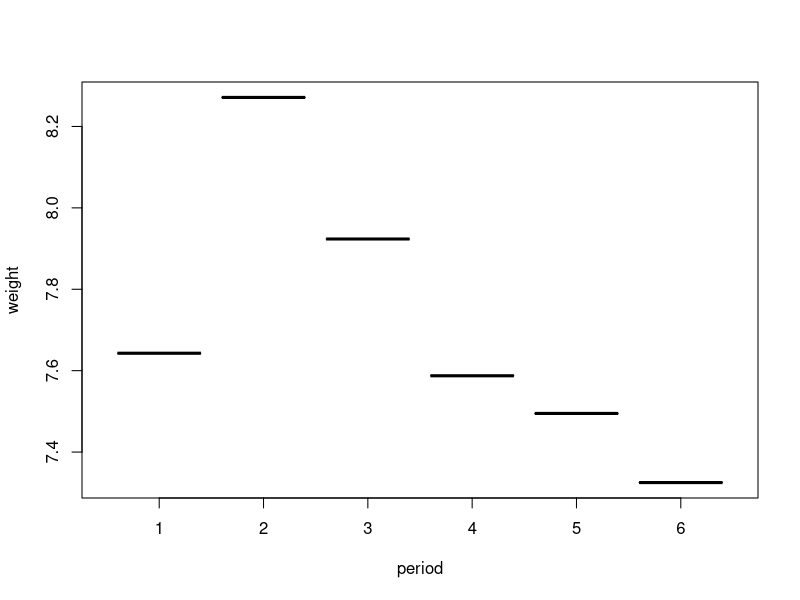
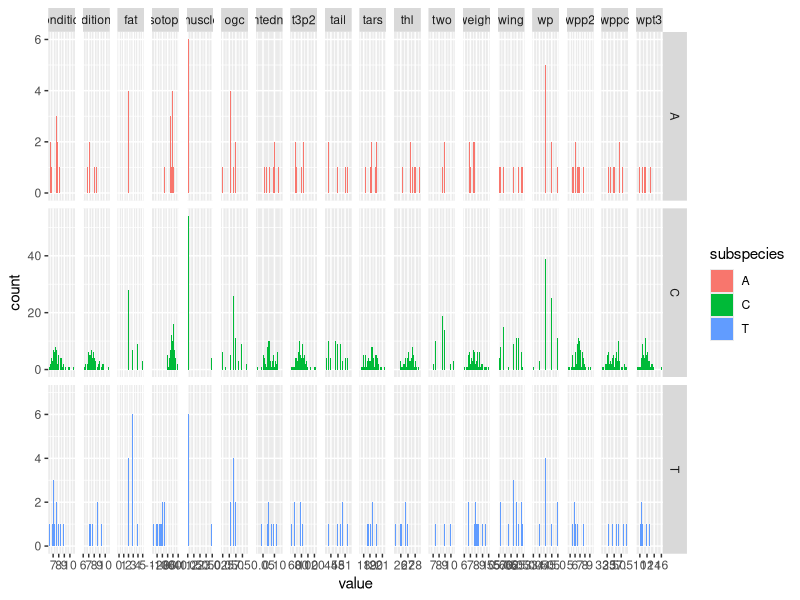
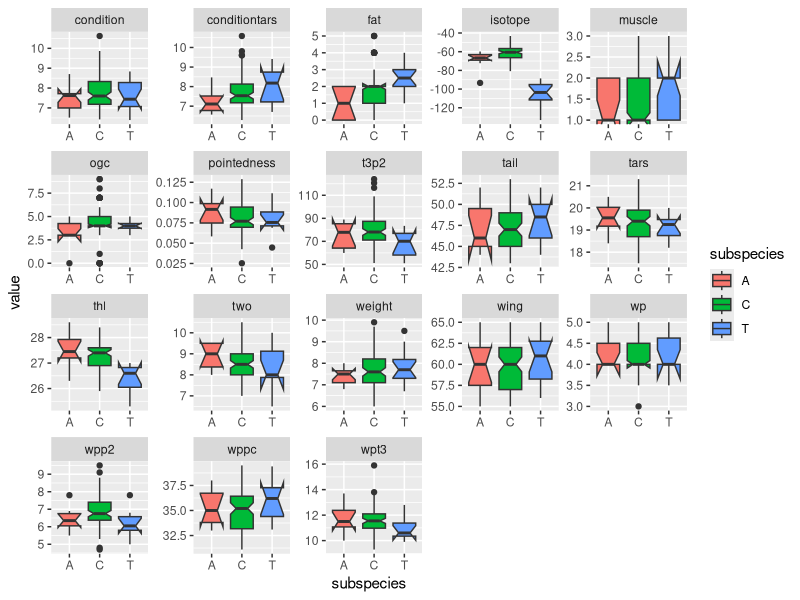
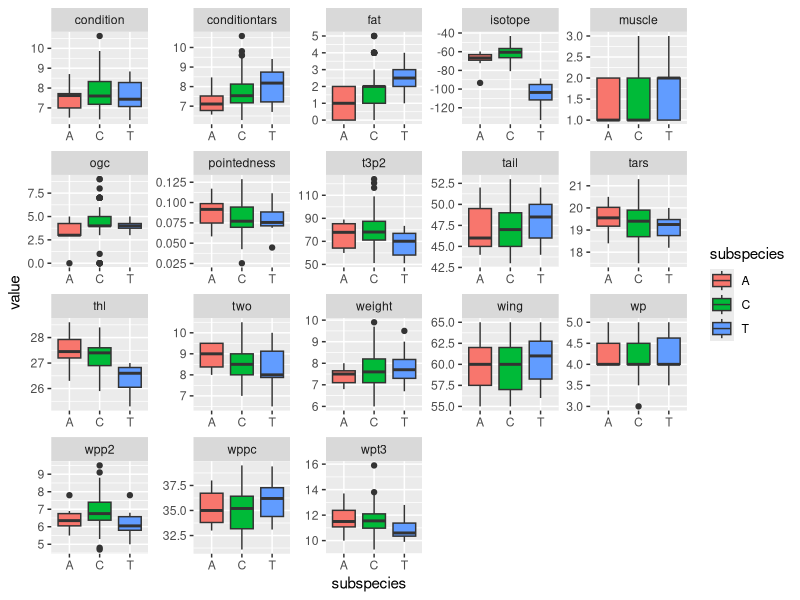
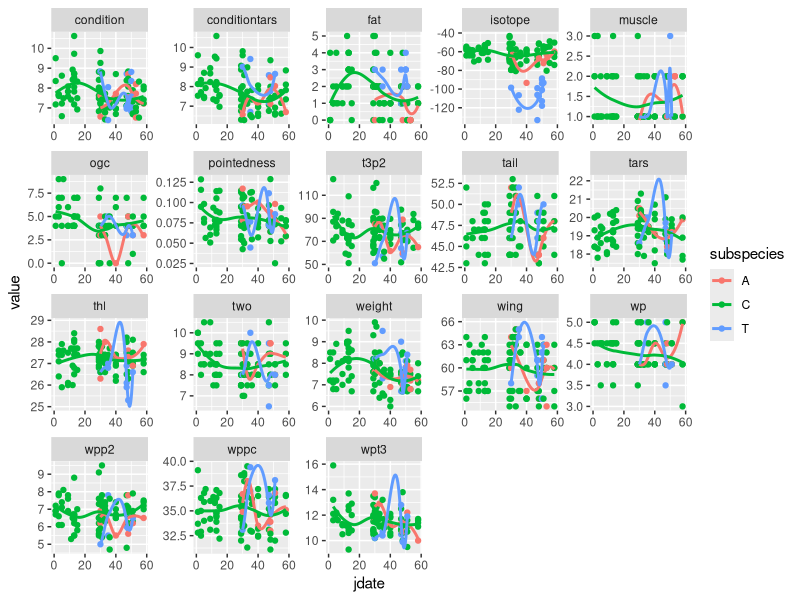
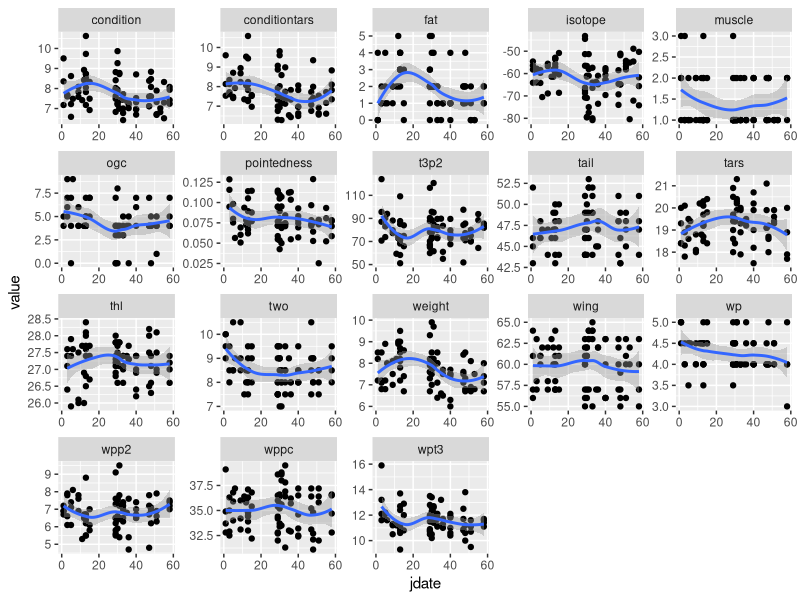
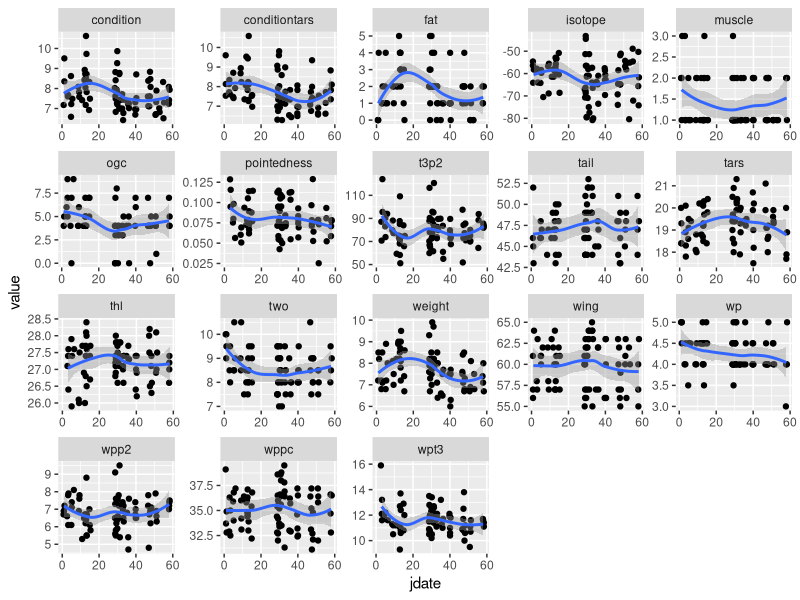

R code for these plots, in order:
## Importing data ##

setwd("C:/Users/Robbie/Documents/4th year modules/Research/Rdata")

startdata<-read.table("alldatachiff.txt",header=T)
head(startdata)

install.packages(c('dplyr','tidyr'))

library(dplyr)
library(tidyr)

startdata %>% summarise_all(class)

startdata = startdata %>% mutate(date = as.Date(as.character(date),format='%d/%d/%Y'),
                                 age = factor(age),
                                 ogc = factor(ogc),
                                 period = factor(period)) 
head(startdata)

plot(startdata %>% group_by(period) %>% summarise_at(vars(weight),.funs = mean,na.rm=T))

install.packages("ggplot2")

library(ggplot2)


head(startdata)

?gather

## putting all data together making all factors correct data type and then removing unesessary data columns before ignoring other ## 
## irrelevent columns ##
data.gather = startdata %>% 
  mutate(ogc = as.numeric(as.character(ogc))) %>% 
  select(-c(bd,bw,bn,wpss))%>%
  gather(measure,value,
         -c(idnumber,ring,species,subspecies,rn,ringer,time,date,jdate,month,nanjizal,period,moult,age))

head(data.gather)

## histograms of all measuremnts split by subspecies ##
plot1 = ggplot(data.gather,
       aes(x=value,
           fill=subspecies)) +
  geom_histogram() +
  facet_grid(subspecies~measure,scales='free')
 # facet_wrap(~measure,scales='free')
print(plot1)

##ggsave(filename='Histograms by subspecies.pdf',plot=plot1,width=12,height=6,device='pdf')


## boxplots with a notch for all meaurement distributions split by subspecies ##
plot2= ggplot(data.gather,
       aes(x=subspecies,
           fill=subspecies,
           y=value ))+
  geom_boxplot(notch=TRUE)+
  facet_wrap(~measure,scales='free')
print(plot2)

##ggsave(filename= 'Notched boxplots by subspecies.pdf',plot=plot2,width=12,height=6,device='pdf')


## boxplots with no notch for all meaurement distributions split by subspecies ##
plot3=ggplot(data.gather,
       aes(x=subspecies,
           fill=subspecies,
           y=value ))+
  geom_boxplot(notch=FALSE)+
  facet_wrap(~measure,scales='free')
print(plot3)

##ggsave(filename= 'Boxplots by subspecies.pdf',plot=plot3,width=12,height=6,device='pdf')

## liniar smoothed plots of all measurements for all three subspecies against capture data ##
plot4= ggplot(data.gather,
       aes(x=jdate,
           fill=subspecies,
           y=value,colour=subspecies))+
  geom_point()+
  geom_smooth(se=FALSE)+
  facet_wrap(~measure,scales="free")
print(plot4)

##ggsave(filename='Scattergraph of trends over time by subspecies.pdf',plot=plot4,width=12,height=6,device='pdf')


## liniar smoother plots of all meaurements for collybitta against capture date ##
plot5= ggplot(data.gather %>% filter(subspecies=="C"),
       aes(x=jdate,
           y=value))+
  geom_point()+
  geom_smooth(se=TRUE)+
  facet_wrap(~measure,scales="free")
print(plot5)

##ggsave(filename='Scattergraph of trends over time of Collybitta.pdf',plot=plot5,width=12,height=6,device='pdf')

## liniar smoother plots of all meaurements for collybitta against capture date with separated points##
plot6= ggplot(data.gather %>% filter(subspecies=="C"),
              aes(x=jdate,
                  y=value))+
  geom_jitter()+
  geom_smooth(se=TRUE)+
  facet_wrap(~measure,scales="free")
print(plot6)

##ggsave(filename='Scattergraph (jitter) of trends over time of Collybitta.pdf',plot=plot6,width=12,height=6,device='pdf')


